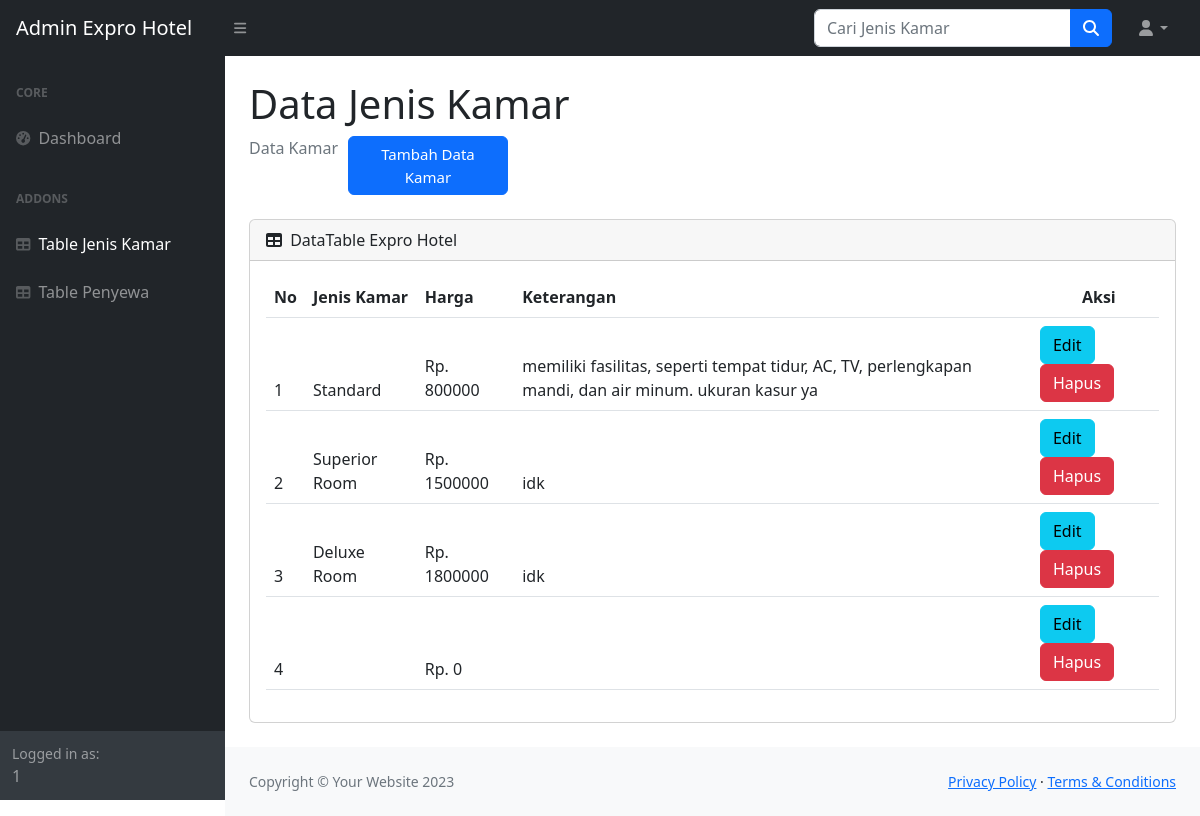
Page /table/Table_jenis_kamar.php (signed in) on the committed database.
### tables this page shows
CREATE TABLE `tbl_jenis_kamar` (
  `id_kamar` int(100) NOT NULL,
  `jenis_kamar` varchar(100) NOT NULL,
  `harga` int(100) NOT NULL,
  `keterangan` varchar(100) NOT NULL
);

### table/Table_jenis_kamar.php (the view, shortened to what this page needs)
<?php
include "../Koneksi_ser.php";
?>
<!DOCTYPE html>
<html lang="en">
    <head>
        <link href="https://cdn.jsdelivr.net/npm/simple-datatables@7.1.2/dist/style.min.css" rel="stylesheet" />
        <link href="../admin_template/css/styles.css" rel="stylesheet" />
    </head>
    <body class="sb-nav-fixed">
        <nav class="sb-topnav navbar navbar-expand navbar-dark bg-dark">
            <a class="navbar-brand ps-3" href="Table_admin.php">Admin Expro Hotel</a>
            <button class="btn btn-link btn-sm order-1 order-lg-0 me-4 me-lg-0" id="sidebarToggle" href="#!"><i class="fas fa-bars"></i></button>
            <form class="d-none d-md-inline-block form-inline ms-auto me-0 me-md-3 my-2 my-md-0" method="POST" action="../proses/Search_kamar.php">
                <div class="input-group">
                    <input class="form-control" type="text" name="jenis_kamar" placeholder="Cari Jenis Kamar" aria-label="Cari Jenis Kamar" aria-describedby="btnNavbarSearch" />
                    <button class="btn btn-primary" id="btnNavbarSearch" name="search" type="submit"><i class="fas fa-search"></i></button>
                </div>
            </form>
            <ul class="navbar-nav ms-auto ms-md-0 me-3 me-lg-4">
                <li class="nav-item dropdown">
                    <a class="nav-link dropdown-toggle" id="navbarDropdown" href="#" role="button" data-bs-toggle="dropdown" aria-expanded="false"><i class="fas fa-user fa-fw"></i></a>
                </li>
            </ul>
        </nav>
        <div id="layoutSidenav">
            <div id="layoutSidenav_nav">
                <nav class="sb-sidenav accordion sb-sidenav-dark" id="sidenavAccordion">
                    <div class="sb-sidenav-menu">
                        <div class="nav">
                        <div class="sb-sidenav-menu-heading">Core</div>
                            <a class="nav-link" href="Table_admin.php">
                                <div class="sb-nav-link-icon"><i class="fas fa-tachometer-alt"></i></div>
                                Dashboard
                            </a>
                            <div class="sb-sidenav-menu-heading">Addons</div>
                            <a class="nav-link" href="Table_jenis_kamar.php">
                                <div class="sb-nav-link-icon"><i class="fas fa-table"></i></div>
                                <span>Table Jenis Kamar</span>
                            </a>
                            <a class="nav-link" href="Table_penyewa.php">
                                <div class="sb-nav-link-icon"><i class="fas fa-table"></i></div>
                                Table Penyewa
                            </a>
                        </div>
                    </div>
                    <div class="sb-sidenav-footer">
                        <div class="small">Logged in as:</div>
                        <?php echo $_SESSION["username"]?>
                    </div>
                </nav>
            </div>
            <div id="layoutSidenav_content">
                <main>
                    <div class="container-fluid px-4">
                        <h1 class="mt-4">Data Jenis Kamar</h1>
                        <ol class="breadcrumb mb-4">
                            <li class="breadcrumb-item active">Data Kamar</li>
                            <a href="../tambah/Tambah_Kamar.php"><button type="submit" class="btn btn-primary" style="width:160px; margin-left:10px; font-size:15px;">Tambah Data Kamar</button></a>
                        </ol>
                        <div class="card mb-4">
                            <div class="card-header">
                                <i class="fas fa-table me-1"></i>
                                DataTable Expro Hotel
                            </div>
                            <div class="card-body">
                                <table id="datatablesSimple" class="table">
                                    <thead>
                                        <tr>
                                            <th>No</th>
                                            <th>Jenis Kamar</th>
                                            <th>Harga</th>
                                            <th>Keterangan</th>
                                            <th scope="col" style="padding-left:50px;">Aksi</th>
                                        </tr>
                                <?php
                                    $sql = "SELECT * FROM tbl_jenis_kamar";
                                    $hasil = $db->query($sql);
                                    $no = 1;
                                    foreach ($hasil as $row) {
                                ?>
                                    <tr>
                                        <td><?php echo $no++;?></td>
                                        <td><?php echo $row['jenis_kamar'];?></td>
                                        <td><?php echo "Rp. ". $row['harga'];?></td>
                                        <td><?php echo $row['keterangan'];?></td>
                                        <td><a class="btn btn-info" href="../edit/Edit_kamar.php?id=<?php echo $row ['id_kamar']?>">Edit</a>
                                        <a class="btn btn-danger" data-bs-toggle="modal" data-bs-target="#modal_hapus<?= $no ?>">
                                            Hapus</a></td>
                                    </tr>
                                    <?php
                                        }
                                    ?>
                                    </thead>
                                </table>
                            </div>
                        </div>
                    </div>
                </main>
                <footer class="py-4 bg-light mt-auto">
                    <div class="container-fluid px-4">
                        <div class="d-flex align-items-center justify-content-between small">
                            <div class="text-muted">Copyright &copy; Your Website 2023</div>
                            <div>
                                <a href="#">Privacy Policy</a>
                                &middot;
                                <a href="#">Terms &amp; Conditions</a>
                            </div>
                        </div>
                    </div>
                </footer>
            </div>
        </div>
    </body>
</html>

### table/Table_jenis_kamar.php (style rules this page uses)
span { color:white; }

### rows in the picture
tbl_jenis_kamar: jenis_kamar "Standard", harga "800000", keterangan "memiliki fasilitas, seperti tempat tidur, AC, TV, perlengkapan mandi, dan air minum. ukuran kasur ya"
tbl_jenis_kamar: jenis_kamar "Superior Room", harga "1500000", keterangan "idk"
tbl_jenis_kamar: jenis_kamar "Deluxe Room", harga "1800000", keterangan "idk"
tbl_jenis_kamar: harga "0"

### other values in the picture
$_SESSION["username"] "1"
